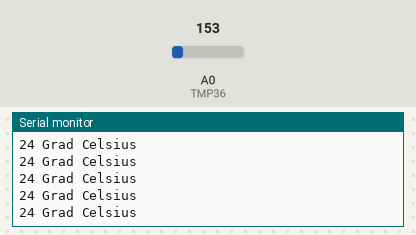
Simulated run of this sketch. Board: Arduino Uno, built with avr-gcc and run on an emulated ATmega328P. Parts: the last lines printed to the serial monitor. The test bench sets the inputs (shaded band); at power-on: A0 (TMP36) = 153.

Above: at 1.2 s.
1.3 s: A0 (TMP36) set to 165
At 1.57 s:
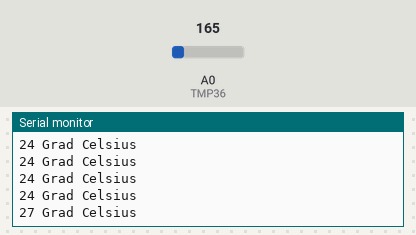
2.8 s: A0 (TMP36) set to 175
At 2.98 s:
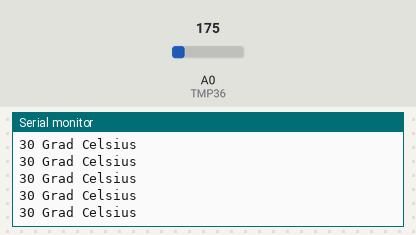
Timing chart, 0 to 5.8 s (numbered marks = the images above; inputs shaded):
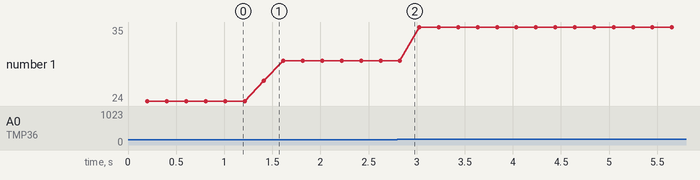

The sketch:

Temperatur.ino
```cpp
int TMP36 = A0;

int temperatur = 0;

int temp[10];

int time= 20;

void setup() {

Serial.begin(9600);

}

void loop() {

  for(int i=0; i < 10; i++)
  {
    temp[i] = map(analogRead(TMP36), 0, 410, -50, 150);

    delay(time);
  }

  temperatur=0;

  for(int i=0; i < 10; i++)
  {
    temperatur += temp[i];
  }

  temperatur /= 10;

  Serial.print(temperatur);

  Serial.println(" Grad Celsius");
}
```

Measured:
- after the input at 1.3 s, the serial monitor: prints a new line after 0.11 s (image 1)
- plotted number 1: 24 → 30 after the input at 1.3 s, 30 → 35 after the input at 2.8 s
